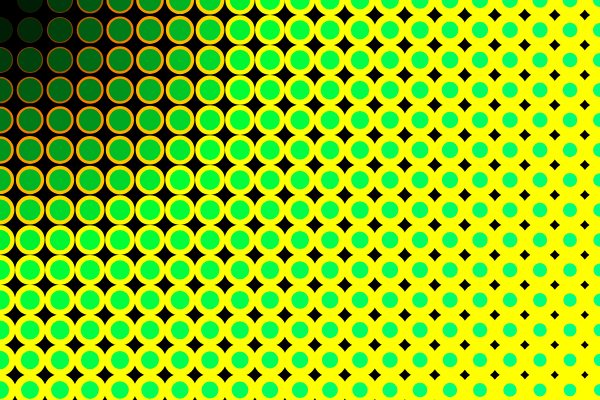
Frame 1 (no input)
Frame 60 (no input): identical to frame 1, image omitted
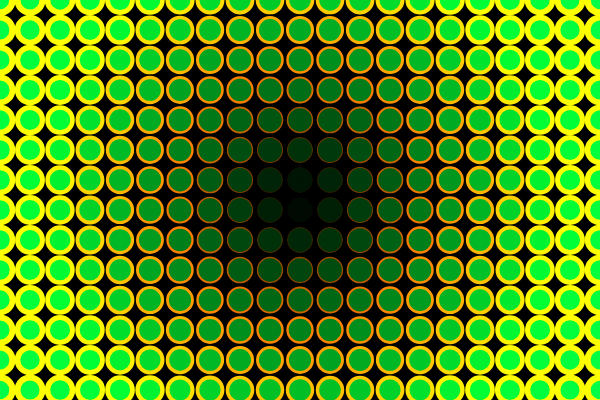
Frame 120 (the mouse pressed at the canvas centre since frame 60)

The p5.js sketch that drew these frames (run headless with seeded random() and noise() and a simulated clock; from frame 60 on, the mouse is pressed at the canvas centre):

// p5.js sketch
// ── sketch.js
function setup() {
  createCanvas(600, 400);
}

function draw() {
  // flipbook analogy - draw lets you animate
  background(0);

  for (let x = 0; x <= width; x += 30) {
    // for each of the above values, lets now do this:
    for (let y = 0; y <= height; y += 30) {
      // use the distance from the mouse to set colour
      d = dist(x, y, mouseX, mouseY) * 2;
      stroke(d, 0.5 * d, 0.001 * d);
      strokeWeight(0.009 * d);

      fill(0.001 * d, 0.5 * d, 0.1 * d);
      ellipse(x, y, 25, 25);
    }
  }
}
